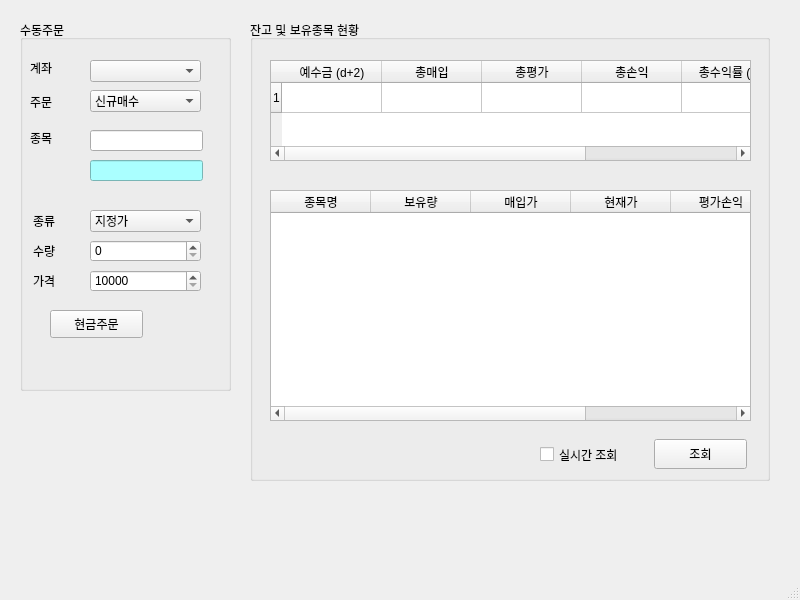
<?xml version="1.0" encoding="UTF-8"?>
<ui version="4.0">
 <class>MainWindow</class>
 <widget class="QMainWindow" name="MainWindow">
  <property name="geometry">
   <rect>
    <x>0</x>
    <y>0</y>
    <width>800</width>
    <height>600</height>
   </rect>
  </property>
  <property name="windowTitle">
   <string>PyTrader v0.4</string>
  </property>
  <property name="windowIcon">
   <iconset>
    <normaloff>free-icon-stock-exchange-8478100.png</normaloff>free-icon-stock-exchange-8478100.png</iconset>
  </property>
  <widget class="QWidget" name="centralwidget">
   <widget class="QGroupBox" name="groupBox">
    <property name="geometry">
     <rect>
      <x>20</x>
      <y>20</y>
      <width>211</width>
      <height>371</height>
     </rect>
    </property>
    <property name="title">
     <string>수동주문</string>
    </property>
    <widget class="QLabel" name="label">
     <property name="geometry">
      <rect>
       <x>10</x>
       <y>40</y>
       <width>64</width>
       <height>15</height>
      </rect>
     </property>
     <property name="text">
      <string>계좌</string>
     </property>
    </widget>
    <widget class="QLabel" name="label_2">
     <property name="geometry">
      <rect>
       <x>10</x>
       <y>74</y>
       <width>64</width>
       <height>15</height>
      </rect>
     </property>
     <property name="text">
      <string>주문</string>
     </property>
    </widget>
    <widget class="QLabel" name="label_3">
     <property name="geometry">
      <rect>
       <x>10</x>
       <y>110</y>
       <width>64</width>
       <height>15</height>
      </rect>
     </property>
     <property name="text">
      <string>종목</string>
     </property>
    </widget>
    <widget class="QLabel" name="label_4">
     <property name="geometry">
      <rect>
       <x>13</x>
       <y>193</y>
       <width>64</width>
       <height>15</height>
      </rect>
     </property>
     <property name="text">
      <string>종류</string>
     </property>
    </widget>
    <widget class="QLabel" name="label_5">
     <property name="geometry">
      <rect>
       <x>13</x>
       <y>223</y>
       <width>64</width>
       <height>15</height>
      </rect>
     </property>
     <property name="text">
      <string>수량</string>
     </property>
    </widget>
    <widget class="QLabel" name="label_6">
     <property name="geometry">
      <rect>
       <x>13</x>
       <y>253</y>
       <width>64</width>
       <height>15</height>
      </rect>
     </property>
     <property name="text">
      <string>가격</string>
     </property>
    </widget>
    <widget class="QComboBox" name="comboBox">
     <property name="geometry">
      <rect>
       <x>70</x>
       <y>40</y>
       <width>111</width>
       <height>22</height>
      </rect>
     </property>
    </widget>
    <widget class="QComboBox" name="comboBox_2">
     <property name="geometry">
      <rect>
       <x>70</x>
       <y>70</y>
       <width>111</width>
       <height>22</height>
      </rect>
     </property>
     <item>
      <property name="text">
       <string>신규매수</string>
      </property>
     </item>
     <item>
      <property name="text">
       <string>신규매도</string>
      </property>
     </item>
     <item>
      <property name="text">
       <string>매수취소</string>
      </property>
     </item>
     <item>
      <property name="text">
       <string>매도취소</string>
      </property>
     </item>
    </widget>
    <widget class="QComboBox" name="comboBox_3">
     <property name="geometry">
      <rect>
       <x>70</x>
       <y>190</y>
       <width>111</width>
       <height>22</height>
      </rect>
     </property>
     <item>
      <property name="text">
       <string>지정가</string>
      </property>
     </item>
     <item>
      <property name="text">
       <string>시장가</string>
      </property>
     </item>
    </widget>
    <widget class="QLineEdit" name="lineEdit">
     <property name="geometry">
      <rect>
       <x>70</x>
       <y>110</y>
       <width>113</width>
       <height>21</height>
      </rect>
     </property>
    </widget>
    <widget class="QLineEdit" name="lineEdit_2">
     <property name="geometry">
      <rect>
       <x>70</x>
       <y>140</y>
       <width>113</width>
       <height>21</height>
      </rect>
     </property>
     <property name="styleSheet">
      <string notr="true">background-color: rgb(170, 255, 255)</string>
     </property>
    </widget>
    <widget class="QSpinBox" name="spinBox">
     <property name="geometry">
      <rect>
       <x>70</x>
       <y>220</y>
       <width>111</width>
       <height>22</height>
      </rect>
     </property>
    </widget>
    <widget class="QSpinBox" name="spinBox_2">
     <property name="geometry">
      <rect>
       <x>70</x>
       <y>250</y>
       <width>111</width>
       <height>22</height>
      </rect>
     </property>
     <property name="minimum">
      <number>10000</number>
     </property>
     <property name="maximum">
      <number>20000</number>
     </property>
     <property name="singleStep">
      <number>1</number>
     </property>
     <property name="value">
      <number>10000</number>
     </property>
    </widget>
    <widget class="QPushButton" name="pushButton">
     <property name="geometry">
      <rect>
       <x>30</x>
       <y>290</y>
       <width>93</width>
       <height>28</height>
      </rect>
     </property>
     <property name="text">
      <string>현금주문</string>
     </property>
    </widget>
   </widget>
   <widget class="QGroupBox" name="groupBox_2">
    <property name="geometry">
     <rect>
      <x>250</x>
      <y>20</y>
      <width>520</width>
      <height>461</height>
     </rect>
    </property>
    <property name="title">
     <string>잔고 및 보유종목 현황</string>
    </property>
    <widget class="QTableWidget" name="tableWidget">
     <property name="geometry">
      <rect>
       <x>20</x>
       <y>40</y>
       <width>481</width>
       <height>101</height>
      </rect>
     </property>
     <property name="rowCount">
      <number>1</number>
     </property>
     <row/>
     <column>
      <property name="text">
       <string>예수금 (d+2)</string>
      </property>
     </column>
     <column>
      <property name="text">
       <string>총매입</string>
      </property>
     </column>
     <column>
      <property name="text">
       <string>총평가</string>
      </property>
     </column>
     <column>
      <property name="text">
       <string>총손익</string>
      </property>
     </column>
     <column>
      <property name="text">
       <string>총수익률 (%)</string>
      </property>
     </column>
     <column>
      <property name="text">
       <string>추정자산</string>
      </property>
     </column>
    </widget>
    <widget class="QTableWidget" name="tableWidget_2">
     <property name="geometry">
      <rect>
       <x>20</x>
       <y>170</y>
       <width>481</width>
       <height>231</height>
      </rect>
     </property>
     <column>
      <property name="text">
       <string>종목명</string>
      </property>
     </column>
     <column>
      <property name="text">
       <string>보유량</string>
      </property>
     </column>
     <column>
      <property name="text">
       <string>매입가</string>
      </property>
     </column>
     <column>
      <property name="text">
       <string>현재가</string>
      </property>
     </column>
     <column>
      <property name="text">
       <string>평가손익</string>
      </property>
     </column>
     <column>
      <property name="text">
       <string>수익률(%)</string>
      </property>
     </column>
    </widget>
    <widget class="QCheckBox" name="checkBox">
     <property name="geometry">
      <rect>
       <x>290</x>
       <y>425</y>
       <width>111</width>
       <height>19</height>
      </rect>
     </property>
     <property name="text">
      <string>실시간 조회</string>
     </property>
    </widget>
    <widget class="QPushButton" name="pushButton_2">
     <property name="geometry">
      <rect>
       <x>404</x>
       <y>419</y>
       <width>93</width>
       <height>30</height>
      </rect>
     </property>
     <property name="text">
      <string>조회</string>
     </property>
    </widget>
   </widget>
  </widget>
  <widget class="QMenuBar" name="menubar">
   <property name="geometry">
    <rect>
     <x>0</x>
     <y>0</y>
     <width>800</width>
     <height>26</height>
    </rect>
   </property>
  </widget>
  <widget class="QStatusBar" name="statusbar"/>
 </widget>
 <resources/>
 <connections/>
</ui>
